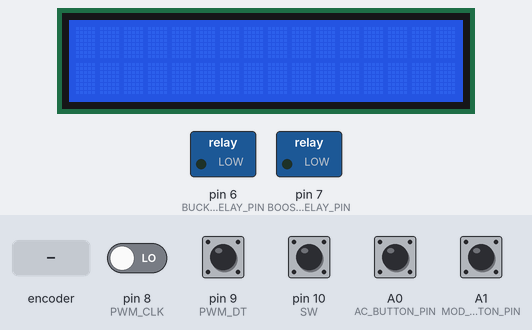
Recording of a sketch running on a simulated Arduino Uno, built with avr-gcc and run on an emulated ATmega328P. Shown: 16×2 character LCD, switched loads named in the sketch (green lamp = pin HIGH). The test bench sets the inputs (shaded band); at power-on: A0 (AC_BUTTON_PIN), A1 (MOD_BUTTON_PIN), pin 9 (PWM_DT), pin 10 (SW) HIGH, pin 8 (PWM_CLK) LOW. What the sketch prints to the serial monitor is not drawn.

Above: at 1.2 s.
1.3 s: rotary encoder on pin 8 (PWM_CLK) / pin 9 (PWM_DT) turned 3 steps (first pin leading)
At 2.6 s:
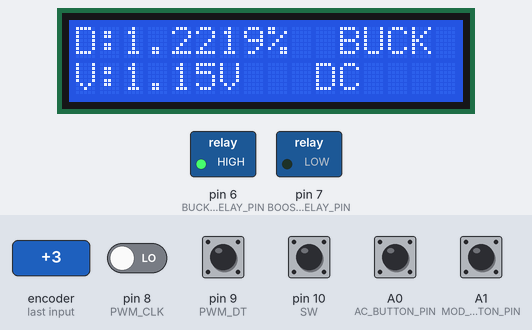
3.4 s: A0 (AC_BUTTON_PIN) pulled LOW for 0.15 s
At 4.5 s:
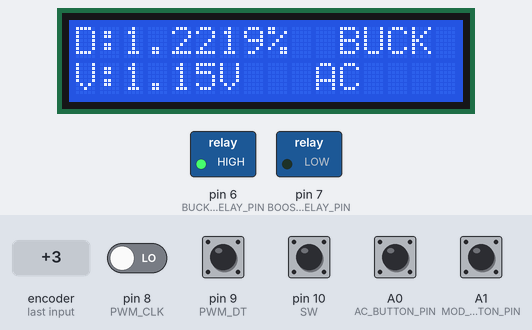
5.0 s: A1 (MOD_BUTTON_PIN) pulled LOW for 0.15 s
At 5.7 s:
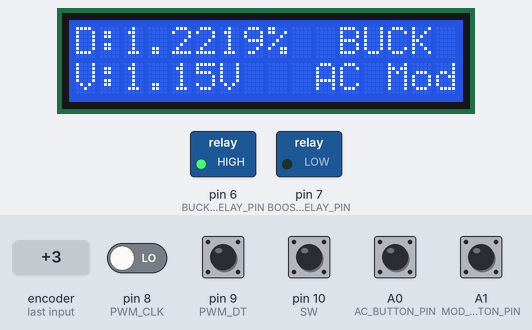
6.6 s: A0 (AC_BUTTON_PIN) pulled LOW for 1 s
At 6.9 s:
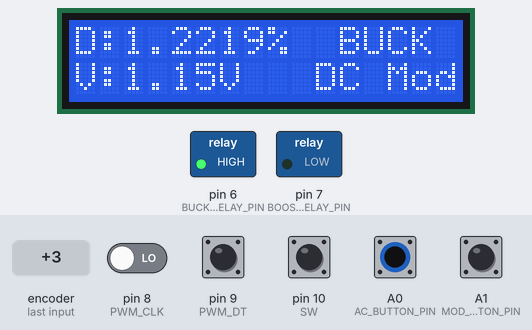
9.1 s: rotary encoder on pin 8 (PWM_CLK) / pin 9 (PWM_DT) turned 1 step (first pin leading)
At 9.5 s:
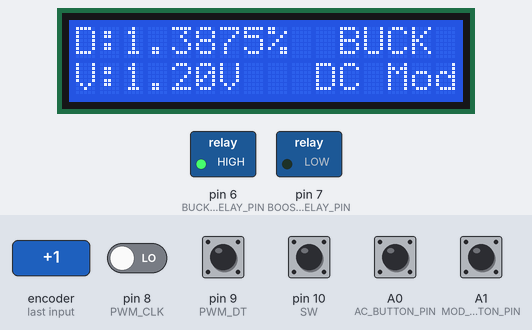
10.8 s: A1 (MOD_BUTTON_PIN) pulled LOW for 1 s
At 11.3 s:
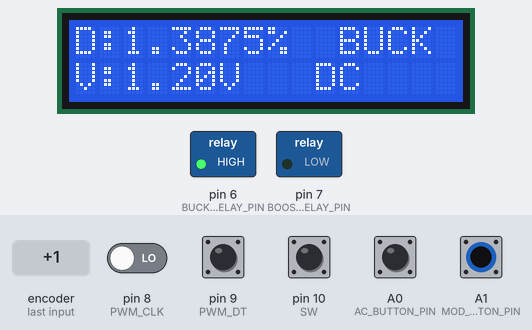
Timing chart, 0 to 13.8 s (numbered marks = the images above; inputs shaded):
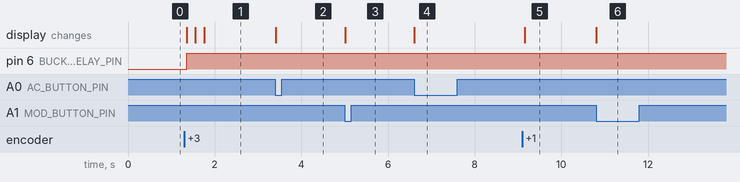

The sketch:

RevC.ino
```cpp
#include <Arduino.h>
#include <LiquidCrystal.h>

// LCD initialization
LiquidCrystal lcd(12, 11, 5, 4, 3, 2);

// Pins
#define PWM_CLK 8
#define PWM_DT 9
#define SW 10
#define AC_BUTTON_PIN A0
#define MOD_BUTTON_PIN A1
const int BUCK_RELAY_PIN = 6;
const int BOOST_RELAY_PIN = 7;

// Variables
float desiredVoltage = 1.0;
bool fineAdjust = true;
bool isACMode = false;
bool isModulationOn = false;
int lastButtonState = HIGH;
int lastACButtonState = HIGH;
int lastMODButtonState = HIGH;

void setup() {
    pinMode(PWM_CLK, INPUT);
    pinMode(PWM_DT, INPUT);
    pinMode(SW, INPUT_PULLUP);
    pinMode(AC_BUTTON_PIN, INPUT_PULLUP);
    pinMode(MOD_BUTTON_PIN, INPUT_PULLUP);
    pinMode(BUCK_RELAY_PIN, OUTPUT);
    pinMode(BOOST_RELAY_PIN, OUTPUT);

    Serial.begin(9600);
    lcd.begin(16, 2);
}

void sendSerialData() {
    String data = isACMode ? "1" : "0";
    data += isModulationOn ? "1" : "0";

    String voltageStr = String((int)(desiredVoltage * 100));
    while(voltageStr.length() < 5) {
        voltageStr = "0" + voltageStr;
    }
    data += voltageStr;
    data += "000000";  // Current placeholder
    data += "000";     // Frequency placeholder
    data += "00";      // Modulation frequency placeholder

    Serial.println(data);
}

void readEncoder() {
    static int lastStatePWMCLK = LOW;
    int currentStatePWMCLK = digitalRead(PWM_CLK);

    if (currentStatePWMCLK != lastStatePWMCLK && currentStatePWMCLK == 1) {
        float increment = (fineAdjust) ? 0.05 : 1.0;
        if (digitalRead(PWM_DT) == 0) {
            desiredVoltage += increment;
        } else {
            desiredVoltage -= increment;
        }

        desiredVoltage = round(desiredVoltage * 20) / 20.0;  // Ensure it's rounded to nearest 0.05

        if (desiredVoltage > 200) desiredVoltage = 200;
        if (desiredVoltage < 0) desiredVoltage = 0;
        displayOutput();
        sendSerialData();
    }
    lastStatePWMCLK = currentStatePWMCLK;
}

void handleSwitchDebounce() {
    int buttonState = digitalRead(SW);
    if (buttonState == LOW && lastButtonState == HIGH) {
        fineAdjust = !fineAdjust;
        delay(50); // debounce delay
    }
    lastButtonState = buttonState;
}

void handleACButton() {
    int acButtonState = digitalRead(AC_BUTTON_PIN);
    if (acButtonState == LOW && lastACButtonState == HIGH) {
        isACMode = !isACMode;
        sendSerialData();
        displayOutput();
        delay(1000);
    }
    lastACButtonState = acButtonState;
}

void handleModButton() {
    int modButtonState = digitalRead(MOD_BUTTON_PIN);
    if (modButtonState == LOW && lastMODButtonState == HIGH) {
        isModulationOn = !isModulationOn;
        sendSerialData();
        displayOutput();
        delay(1000);
    }
    lastMODButtonState = modButtonState;
}

void displayOutput() {
    float dutyCycle;
    bool isBuck;
    if (desiredVoltage <= 30.0) {
        dutyCycle = (desiredVoltage - 0.7811) / 0.3019;
        isBuck = true;
    } else {
        dutyCycle = (100.0 * log(desiredVoltage / 27.198)) / 2.7162;
        isBuck = false;
    }

    dutyCycle = constrain(dutyCycle, 0, 100);

    lcd.clear();
    lcd.setCursor(0, 0);
    lcd.print("D:");
    lcd.print(dutyCycle, 4);
    lcd.print("%");
    lcd.setCursor(11, 0);
    lcd.print(isBuck ? "BUCK" : "BOOST");

    lcd.setCursor(0, 1);
    lcd.print("V:");
    lcd.print(desiredVoltage, 2);
    lcd.print("V");
    lcd.setCursor(10, 1);
    lcd.print(isACMode ? "AC" : "DC");
    lcd.setCursor(13, 1);
    lcd.print(isModulationOn ? "Mod" : "");

    digitalWrite(BUCK_RELAY_PIN, isBuck ? HIGH : LOW);
    digitalWrite(BOOST_RELAY_PIN, isBuck ? LOW : HIGH);
}

void loop() {
    readEncoder();
    handleSwitchDebounce();
    handleACButton();
    handleModButton();
}
```

Measured:
- after the input at 1.3 s, pin 6 (BUCK_RELAY_PIN): LOW → HIGH after 0.06 s; the display: first changes after 0.06 s (image 1 shows a later state)
- after the input at 3.4 s, the display: changes at once (image 2)
- after the input at 5.0 s, the display: changes at once (image 3)
- after the input at 6.6 s, the display: changes at once (image 4)
- after the input at 9.1 s, the display: changes after 0.06 s (image 5)
- after the input at 10.8 s, the display: changes at once (image 6)
